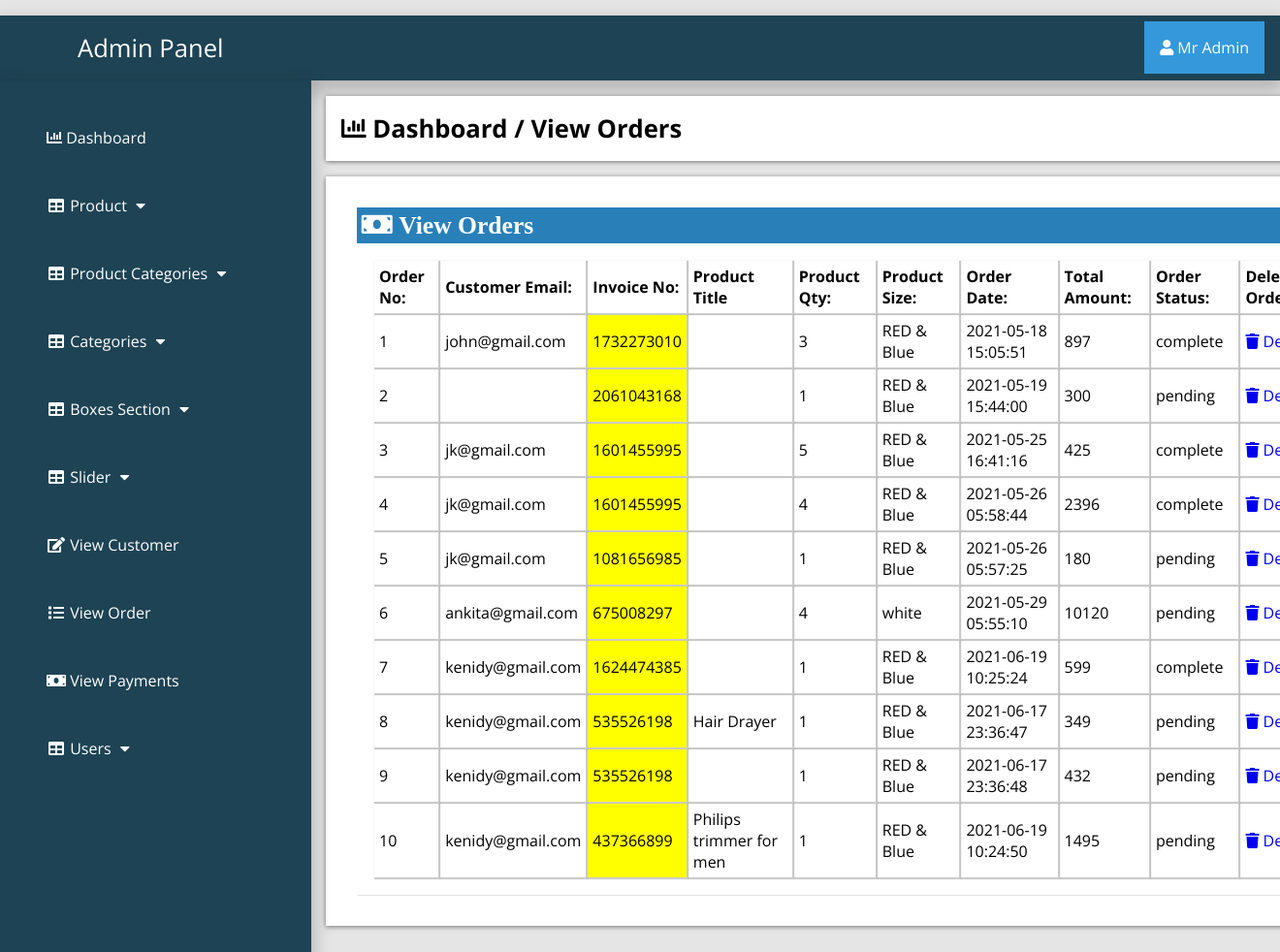
The page /admin_area/index.php?view_order (signed in) on the database its author committed.
### tables this page shows
CREATE TABLE `customer_order` (
  `order_id` int(10) NOT NULL,
  `customer_id` int(10) NOT NULL,
  `product_id` int(100) NOT NULL,
  `due_amount` int(100) NOT NULL,
  `invoice_no` int(100) NOT NULL,
  `qty` int(10) NOT NULL,
  `size` text NOT NULL,
  `order_date` timestamp NOT NULL DEFAULT current_timestamp() ON UPDATE current_timestamp(),
  `order_status` text NOT NULL
);

CREATE TABLE `customers` (
  `customer_id` int(100) NOT NULL,
  `customer_name` varchar(255) NOT NULL,
  `customer_email` varchar(255) NOT NULL,
  `customer_pass` varchar(255) NOT NULL,
  `customer_country` text NOT NULL,
  `customer_city` text NOT NULL,
  `customer_contact` varchar(255) NOT NULL,
  `customer_address` text NOT NULL,
  `customer_image` text NOT NULL,
  `customer_ip` varchar(255) NOT NULL
);

CREATE TABLE `products` (
  `product_id` int(10) NOT NULL,
  `p_cat_id` int(10) NOT NULL,
  `cat_id` int(10) NOT NULL,
  `date` timestamp NOT NULL DEFAULT current_timestamp() ON UPDATE current_timestamp(),
  `product_title` text NOT NULL,
  `product_img1` text NOT NULL,
  `product_img2` text NOT NULL,
  `product_img3` text NOT NULL,
  `product_price` int(10) NOT NULL,
  `product_desc` text NOT NULL,
  `product_keyword` text NOT NULL
);

### admin_area/view_order.php (the view)
<?php
if (!isset($_SESSION['admin_email'])){
  echo "<script>window.open('login.php','_self')</script>";
  }else{
?>
<div class="row">
	<div class="col-lg-12">
		<div class="breadcrump">
			<li class="active">
				<i class="fa fa-bar-chart"></i>
				Dashboard / View Orders
			</li>
		</div>
	</div>
</div>
<div class="row">
	<div class="col-lg-12">
		<div class="panel panel-default">
			<div class="panel-heading">
				<h3 class="panel-title">
					<i class="fa fa-money fa-fw"> View Orders </i>
				</h3>
			</div>
			<div class="panel-body">
				<div class="table-responsive">
					<table class="table table-bordered table-hover table-striped">
						<thead>
							<tr>
								<th> Order No: </th>
								<th>Customer Email: </th>
								<th>Invoice No: </th>
								<th>Product Title</th>
								<th> Product Qty: </th>
								<th> Product Size: </th>
								<th> Order Date: </th>
								<th> Total Amount: </th>
								<th> Order Status: </th>
								<th> Delete Order: </th>
							</tr>
						</thead>
						<tbody>
							<?php
							$i=0;
							$get_orders="select * from customer_order";
                            $run_orders=mysqli_query($con,$get_orders);
                            while ($row_orders=mysqli_fetch_array($run_orders)) {
                            	$order_id=$row_orders['order_id'];
                            	$c_id=$row_orders['customer_id'];
                            	$invoice_no=$row_orders['invoice_no'];
                            	$product_id=$row_orders['product_id'];
                            	$qty=$row_orders['qty'];
                            	$size=$row_orders['size'];
                            	$order_date=$row_orders['order_date'];
                            	$due_amount=$row_orders['due_amount'];
                            	$order_status=$row_orders['order_status'];
                            	$get_products="select * from products where product_id='$product_id'";
                            	$run_products=mysqli_query($con,$get_products);
                            	$row_products=mysqli_fetch_array($run_products);
                            	$product_title=$row_products['product_title'];
                            	$i++;
                            	 ?>
							<tr>
								<td><?php echo $i; ?></td>
								<td>
									<?php
                                       $get_customer="select * from customers where customer_id='$c_id'";
                                       $run_customer=mysqli_query($con,$get_customer);
                                       $row_customer=mysqli_fetch_array($run_customer);
                                       $customer_email=$row_customer['customer_email'];
                                       echo $customer_email;
									  ?>
								</td>
								<td bgcolor="yellow"><?php echo $invoice_no; ?></td>
								<td><?php echo $product_title; ?></td>
                                <td><?php echo $qty; ?></td>
								<td><?php echo $size; ?></td>
								<td><?php echo $order_date; ?></td>
								<td><?php echo $due_amount; ?></td>
								<td>
									<?php
                                        if ($order_status=='pending') {
                                        	echo $order_status='pending';
                                        }else{
                                        	echo $order_status='complete';
                                        }
									 ?>
								</td>
								<td>
									<a href="index.php?order_delete=<?php echo $order_id;  ?>">
										<i class="fa fa-trash"></i> Delete
									</a>
								</td>
							</tr>
						<?php } ?>
						</tbody>
					</table>
				</div>
			</div>
		</div>
	</div>
</div>
<?php } ?>

### admin_area/includes/sidebar.php (shortened to what this page needs)
<?php
if (!isset($_SESSION['admin_email'])){
  echo "<script>window.open('login.php','_self')</script>";
  }else{
?>
<nav class="navbar navbar-inverse navbar-fixed-top" >
	<div class="navbar-header">
		<a href="index.php?dashboard" class="navbar-brand"><span>Admin Panel</span></a>
	</div>
		<div class="dropdown">
		 <button onclick="myFunction()" class="dropbtn"><i class="fa fa-user"></i> <?php echo $admin_name; ?></a></button>
		</div>
	<div class="collapse navbar-collapse navbar-ex1-collapse">
	<ul class="nav navbar-nav side-nav">
  <li>
    <a href="index.php?dashboard"><i class="fa fa-bar-chart"></i> Dashboard</a>
  </li>
  <li class="button-dropdown" id="#products">
    <a href="#" class="dropdown-toggle" data-toggle="collapse" data-target="#products"><i class="fa fa-fw fa-table"></i> Product <i class="fa fa-fw fa-caret-down"></i></a>
  </li>
  <li class="button-dropdown" id="#products_cat">
    <a href="#" class="dropdown-toggle" data-toggle="collapse" data-target="#products_cat"><i class="fa fa-fw fa-table"></i> Product Categories <i class="fa fa-fw fa-caret-down"></i></a>
  </li>
  <li class="button-dropdown" id="#category">
    <a href="#" class="dropdown-toggle" data-toggle="collapse" data-target="#category"><i class="fa fa-fw fa-table"></i> Categories <i class="fa fa-fw fa-caret-down"></i></a>
  </li>
<li class="button-dropdown" >
  <a href="#" class="dropdown-toggle" data-toggle="collapse" data-target="#boxes">
    <i class="fa fa-fw fa-table"></i> Boxes Section <i class="fa fa-fw fa-caret-down"></i>
  </a>
</li>
  <li class="button-dropdown">
    <a href="#" class="dropdown-toggle" data-toggle="collapse" data-target="#slider"><i class="fa fa-fw fa-table"></i>  Slider <i class="fa fa-fw fa-caret-down"></i></a>
  </li>
  <li>
  	<a href="index.php?view_customer">
  		<i class="fa fa-fw fa-edit"></i> View Customer
  	</a>
  </li>
  <li>
  	<a href="index.php?view_order">
  		<i class="fa fa-fw fa-list"></i> View Order
  	</a>
  </li>
  <li>
  	<a href="index.php?view_payments">
  		<i class="fa fa-fw fa-money"></i> View Payments
  	</a>
  </li>
  <li class="button-dropdown">
    <a href="#" class="dropdown-toggle" data-toggle="collapse" data-target="#users"><i class="fa fa-fw fa-table"></i>  Users <i class="fa fa-fw fa-caret-down"></i></a>
  </li>
</ul>
</div>
</nav>
<?php } ?>

### admin_area/css/style.css (style rules this page uses)
:root { --blue:#2980b9; }
body { margin-top: ; }
* { font-family: 'Open Sans', sans-serif; margin:0; padding:0; box-sizing: border-box; text-decoration: none; transition: all .2s cubic-bezier(.37,1.14,.26,1.24); }
html { background-color: rgba(0,0,0,.1); }
.navbar-fixed-top { background:#1d4354; padding: 1rem; margin-top: 1rem; box-shadow: 0px 8px 16px 4px rgba(0,0,0,0.2); margin-left: ; margin-right: ; }
.navbar-fixed-top a span { margin-left: 4rem; }
.navbar-fixed-top .navbar-brand { font-size: 1.6rem; color: #ffffff; }
.dropbtn { background-color: #3498DB; color: white; padding: 16px; font-size: 16px; border: none; cursor: pointer; }
.dropdown { position: relative; display: inline-block; float: right; margin-top: -2.8rem; }
.nav { position: absolute; top: 51px; margin-top: 32px; width: auto; height: 110%; border-radius: 0; display: block; background-color: #1d4354; bottom: 0; overflow: hidden; padding-bottom: 40px; box-shadow: 0px 8px 16px 4px rgba(0,0,0,0.2); margin-left: -1rem; }
.nav>li>a { width: 225px; display: block; color: #ffffff; margin: 3rem; }
.row { width: 81.2%; background-color: #ffffff; margin: auto; margin-left: 21rem; margin-top: 1rem; padding: 1rem; display: ; }
.panel { text-align: left; box-shadow: 1px 1px 1px 0px rgba(0.1,0.1,0.1,0.1); margin: 1rem; background-color: #ffffff; padding: rem; }
.panel-heading .panel-title { background-color: #2980b9; color: #ffffff; padding: .3rem; }
.table-responsive .table-striped th { padding: 5px; box-shadow: 1px 1px 1px 1px rgba(0.1,0.1,0.1,0.2); }
.table-responsive .table-striped tbody td { box-shadow: 1px 1px 1px 1px rgba(0.1,0.1,0.1,0.2); padding:5px; }
.breadcrump .active { font-weight: bold; font-size: 1.6rem; }
.row { list-style: none; box-shadow: 0 1px 5px rgba(0, 0, 0, 0.5); }
.row .fa-money { font-size: 1.6rem; width: 50%; text-align: left; }
.panel-body { display: flex; align-items: center; justify-content: left; padding: 1rem; flex-wrap: wrap; }

### rows shown on the page
customer_order: customer.customer_email "john@gmail.com", invoice_no "1732273010", qty "3", size "RED & Blue", order_date "2021-05-18 15:05:51", due_amount "897"
customer_order: invoice_no "2061043168", qty "1", size "RED & Blue", order_date "2021-05-19 15:44:00", due_amount "300"
customer_order: customer.customer_email "jk@gmail.com", invoice_no "1601455995", qty "5", size "RED & Blue", order_date "2021-05-25 16:41:16", due_amount "425"
customer_order: customer.customer_email "jk@gmail.com", invoice_no "1601455995", qty "4", size "RED & Blue", order_date "2021-05-26 05:58:44", due_amount "2396"
customer_order: customer.customer_email "jk@gmail.com", invoice_no "1081656985", qty "1", size "RED & Blue", order_date "2021-05-26 05:57:25", due_amount "180"
customer_order: customer.customer_email "ankita@gmail.com", invoice_no "675008297", qty "4", size "white", order_date "2021-05-29 05:55:10", due_amount "10120"
customer_order: customer.customer_email "kenidy@gmail.com", invoice_no "1624474385", qty "1", size "RED & Blue", order_date "2021-06-19 10:25:24", due_amount "599"
customer_order: customer.customer_email "kenidy@gmail.com", invoice_no "535526198", product.product_title "Hair Drayer", qty "1", size "RED & Blue", order_date "2021-06-17 23:36:47", due_amount "349"
customer_order: customer.customer_email "kenidy@gmail.com", invoice_no "535526198", qty "1", size "RED & Blue", order_date "2021-06-17 23:36:48", due_amount "432"
customer_order: customer.customer_email "kenidy@gmail.com", invoice_no "437366899", product.product_title "Philips trimmer for men", qty "1", size "RED & Blue", order_date "2021-06-19 10:24:50", due_amount "1495"

### other values the page prints
$admin_name "Mr Admin"
